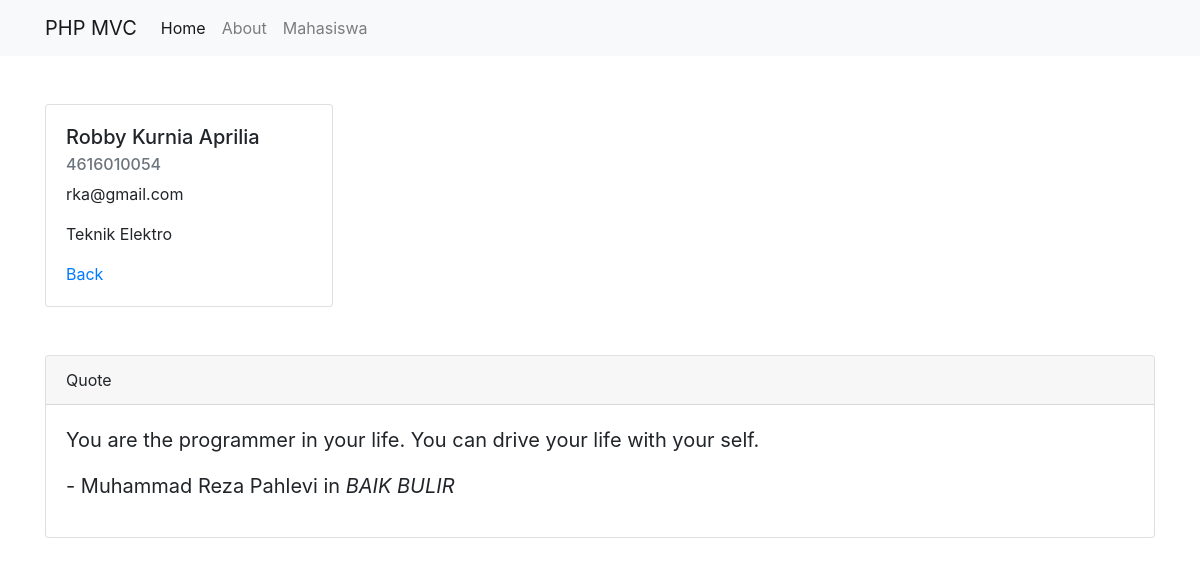
Page /public/mahasiswa/detail/3 on the committed database.
### tables this page shows
CREATE TABLE `mahasiswa` (
  `id` int(11) NOT NULL,
  `nama` varchar(100) NOT NULL,
  `nim` varchar(100) NOT NULL,
  `email` varchar(100) NOT NULL,
  `jurusan` varchar(100) NOT NULL
);

### app/core/Controller.php (called while the page is built, shortened)
<?php
  class Controller{
    public function view($view, $data = []){
      require_once '../app/views/' . $view . '.php';
    }
    public function model($model){
      return  new $model;
    }
  }
?>

### app/controllers/Mahasiswa.php (called while the page is built, shortened)
<?php
class Mahasiswa extends Controller
{
  public function detail($id)
  {
    $data['title'] = 'Detail Mahasiswa';
    $data['mhs'] = $this->model('Mahasiswa_model')->getMahasiswaById($id);
    $this->view('mahasiswa/detail', $data);
  }
}

### app/core/App.php (called while the page is built, shortened)
<?php
  class App{
    protected $method = 'index';
    protected $params = [];
    public function __construct(){
      $url = $this->parseURL();
      if (file_exists('../app/controllers/' . $url[0] . '.php')) {
        unset($url[0]);
      }
      $this->controller = new $this->controller;
      if (isset($url[1])) {
        if (method_exists($this->controller, $url[1])) {
          $this->method = $url[1];
          unset($url[1]);
        }
      }
      if ( !empty($url) ) {
        $this->params = array_values($url);
      }
      call_user_func_array([$this->controller, $this->method], $this->params);
    }
    public function parseURL(){
      if (isset($_GET['url'])) {
        $url = rtrim($_GET['url'], '/');
        $url = filter_var($url, FILTER_SANITIZE_URL);
        $url = explode('/', $url);
        return $url;
      }
    }
  }
?>

### public/index.php (called while the page is built, shortened)
<?php
  $app = new App();
?>

### app/core/Database.php (called while the page is built, shortened)
<?php
  class Database{
    private $host = DB_HOST;
    private $user = DB_USER;
    private $pass = DB_PASS;
    private $db_name = DB_NAME;
    private $dbh;
    private $stt_query;
    public function __construct(){
      $dsn = 'mysql:host=' . $this->host . ';dbname=' . $this->db_name;
      $option = [
        PDO::ATTR_PERSISTENT => true,
        PDO::ATTR_ERRMODE => PDO::ERRMODE_EXCEPTION
      ];
      try {
        $this->dbh = new PDO($dsn, $this->user, $this->pass, $option);
      } catch (PDOException $e) {
        die($e->getMessage());
      }
    }
    public function query($query){
      $this->stt_query = $this->dbh->prepare($query);
    }
    public function bind($param, $value, $type = null){
      if (is_null($type)) {
        switch (true) {
          default:
            $type = PDO::PARAM_STR;
            break;
        }
      }
      $this->stt_query->bindValue($param, $value, $type);
    }
    public function execute(){
      $this->stt_query->execute();
    }
    public function single(){
      $this->execute();
      return $this->stt_query->fetch(PDO::FETCH_ASSOC);
    }
  }
?>

### app/models/Mahasiswa_model.php (called while the page is built, shortened)
<?php
class Mahasiswa_model
{
  private $table = 'mahasiswa';
  private $db;
  public function __construct()
  {
    $this->db = new Database();
  }
  public function getMahasiswaById($id)
  {
    $this->db->query('select * from ' . $this->table . ' where id=:id');
    $this->db->bind('id', $id);
    return $this->db->single();
  }
}

### app/views/mahasiswa/detail.php (the view)
<div class="container mt-5">
  <div class="card" style="width: 18rem">
    <div class="card-body">
      <h5 class="card-title"><?php echo $data['mhs']['nama']; ?></h5>
      <h6 class="card-subtitle mb-2 text-muted"><?php echo $data['mhs']['nim']; ?></h6>
      <p class="card-text"><?php echo $data['mhs']['email']; ?></p>
      <p class="card-text"><?php echo $data['mhs']['jurusan']; ?></p>
      <a href="<?php echo BASEURL; ?>/mahasiswa" class="card-link">Back</a>
    </div>
  </div>
</div>

### rows in the picture
mahasiswa: nama "Robby Kurnia Aprilia", nim "4616010054", email "rka@gmail.com", jurusan "Teknik Elektro"
